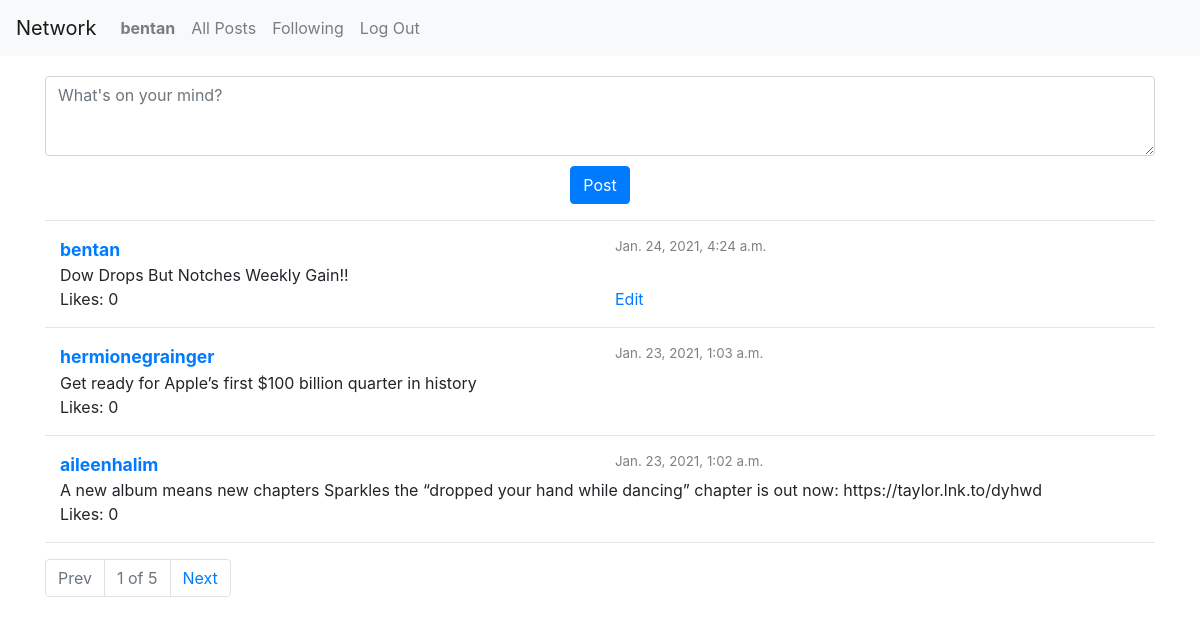
/ (signed in), run on the app's committed database.
### network/models.py (models this page shows, shortened)
class User(AbstractUser):
    following = models.ManyToManyField('self', blank=True, related_name='followers', symmetrical=False)

class Post(models.Model):
    user = models.ForeignKey(User, on_delete=models.CASCADE)
    post_content = models.TextField(max_length=280)
    likes = models.ManyToManyField(User, blank=True, related_name='user_likes')
    created_timestamp = models.DateTimeField(auto_now_add=True)
    edited_timestamp = models.DateTimeField(auto_now=True)

### network/views.py (the view)
# urls.py: path("", views.index, name="index"),
def index(request):
    if request.method == 'POST' and request.user.is_authenticated:
        p = PostForm(request.POST)
        if p.is_valid():
            r = Post(user = request.user, post_content = p.cleaned_data['post_content'])
            r.save()
            return HttpResponseRedirect(reverse("index"))
    posts = Post.objects.order_by('-edited_timestamp')
    duration_dict = {}
    for post in posts:
        duration_dict[post.id] = duration(post.edited_timestamp)
    form = PostForm()
    p = paginate_post(posts, request.GET.get('pg'))
    return render(request, "network/index.html", {
        'form': form,
        'posts': p['posts_paginated'].page(p['pg']),
        'durations': duration_dict,
        'p': p,
    })

### network/models.py
class PostForm(ModelForm):
    class Meta:
        model = Post
        fields = ['post_content']
        label = {
            'post_content': 'Post'
        }
        widgets = {
            'post_content': Textarea(attrs={'class': 'form-control', 'placeholder': 'What\'s on your mind?', 'style': 'height: 5em; width: 100%;'}),
        }

### network/helpers.py (called while the page is built)
def paginate_post(posts, pg):
    posts_paginated = Paginator(posts,3)
    if pg == None:
        pg = 1
    else:
        pg = int(pg)
    pg_prev = None
    pg_next = None
    if posts_paginated.page(pg).has_previous():
        pg_prev = pg - 1
    if posts_paginated.page(pg).has_next():
        pg_next = pg + 1
    return {
        'posts_paginated': posts_paginated,
        'pg': pg,
        'pg_prev': pg_prev,
        'pg_next': pg_next,
        'pg_index': f'{pg} of {posts_paginated.num_pages}',
    }

### network/templates/network/index.html (shortened to what this page needs)
{% extends "network/layout.html" %}
{% block body %}
    <div class="container">
        <div style="padding: 10px;"></div>
        {% if user.is_authenticated and not user_profile and form %}
            <form method="post" action="{% url 'index' %}">
                {{form.post_content}}
                <div style="padding: 5px;"></div>
                <div style="text-align: center;"><button class="btn btn-primary" type="submit">Post</button></div>
            </form>
        {% endif %}
        <hr>
        {% for post in posts %}
            <div class="container">
                <div class="row">
                    <div class="col allPostUsername"><a href="{% url 'user' post.user.username %}">{{ post.user.username }}</a></div>
                    <div class="col allPostTimestamp">{{ post.edited_timestamp }}</div>
                </div>
                <div class="row" id="content_row{{post.id}}">
                    <div class="col" id="post{{post.id}}">{{ post.post_content }}</div>
                </div>
                <div class="row">
                    <div class="col">Likes: {{ post.likes.all.count}}</div>
                {% if post.user == user %}
                        <div class="col" id="edit_div{{post.id}}"><a href="#" onclick="return false;" id="edit_post_link" data-postid="{{post.id}}">Edit</a></div>
                {% endif %}
                </div>
            </div>
            <hr>
        {% endfor %}
        {% if p.pg_prev or p.pg_next %}
            <nav aria-label="page navigation">
                <ul class="pagination">
                    <li class="page-item {% if not p.pg_prev %} disabled {% endif %}"><a class="page-link" href="?pg={{ p.pg_prev }}">Prev</a></li>
                    <li class="page-item disabled"><a class="page-link">{{ p.pg_index }}</a></li>
                    <li class="page-item {% if not p.pg_next %} disabled {% endif %}"><a class="page-link" href="?pg={{ p.pg_next }}">Next</a></li>
                </ul>
            </nav>
        {% endif %}
    </div>
{% endblock %}

### network/templates/network/layout.html (shortened to what this page needs)
{% load static %}
<!DOCTYPE html>
<html lang="en">
    <head>
        <link rel="stylesheet" href="https://stackpath.bootstrapcdn.com/bootstrap/4.4.1/css/bootstrap.min.css">
        <link href="{% static 'network/styles.css' %}" rel="stylesheet">
    </head>
    <body>
        <nav class="navbar navbar-expand-lg navbar-light bg-light">
            <a class="navbar-brand" href="{% url 'index' %}">Network</a>
            <div>
              <ul class="navbar-nav mr-auto">
                {% if user.is_authenticated %}
                    <li class="nav-item">
                        <a class="nav-link" href="{% url 'user' user.username %}" id="logged_in_user">{{ user.username }}</a>
                    </li>
                {% endif %}
                <li class="nav-item">
                  <a class="nav-link" href="{% url 'index' %}">All Posts</a>
                </li>
                {% if user.is_authenticated %}
                    <li class="nav-item">
                        <a class="nav-link" href="{% url 'following' %}">Following</a>
                    </li>
                    <li class="nav-item">
                        <a class="nav-link" href="{% url 'logout' %}">Log Out</a>
                    </li>
                {% endif %}
              </ul>
            </div>
          </nav>
        <div class="body">
            {% block body %}
            {% endblock %}
        </div>
    </body>
</html>

### network/static/network/styles.css (style rules this page uses)
.allPostUsername { font-weight: bold; font-size: 1.1em; }
.allPostTimestamp { color: grey; font-size: smaller; }
#logged_in_user { font-weight: bold; }

### data on the page
User: username "bentan"
Post: user.username "bentan", edited_timestamp "Jan. 24, 2021, 4:24 a.m.", post_content "Dow Drops But Notches Weekly Gain!!", likes.all.count "0"
Post: user.username "hermionegrainger", edited_timestamp "Jan. 23, 2021, 1:03 a.m.", post_content "Get ready for Apple’s first $100 billion quarter in history", likes.all.count "0"
Post: user.username "aileenhalim", edited_timestamp "Jan. 23, 2021, 1:02 a.m.", post_content "A new album means new chapters Sparkles the “dropped your hand while dancing” chapter is out now: https://taylor.lnk.to/dyhwd", likes.all.count "0"

### other printed values
{{ p.pg_index }} "1 of 5"
